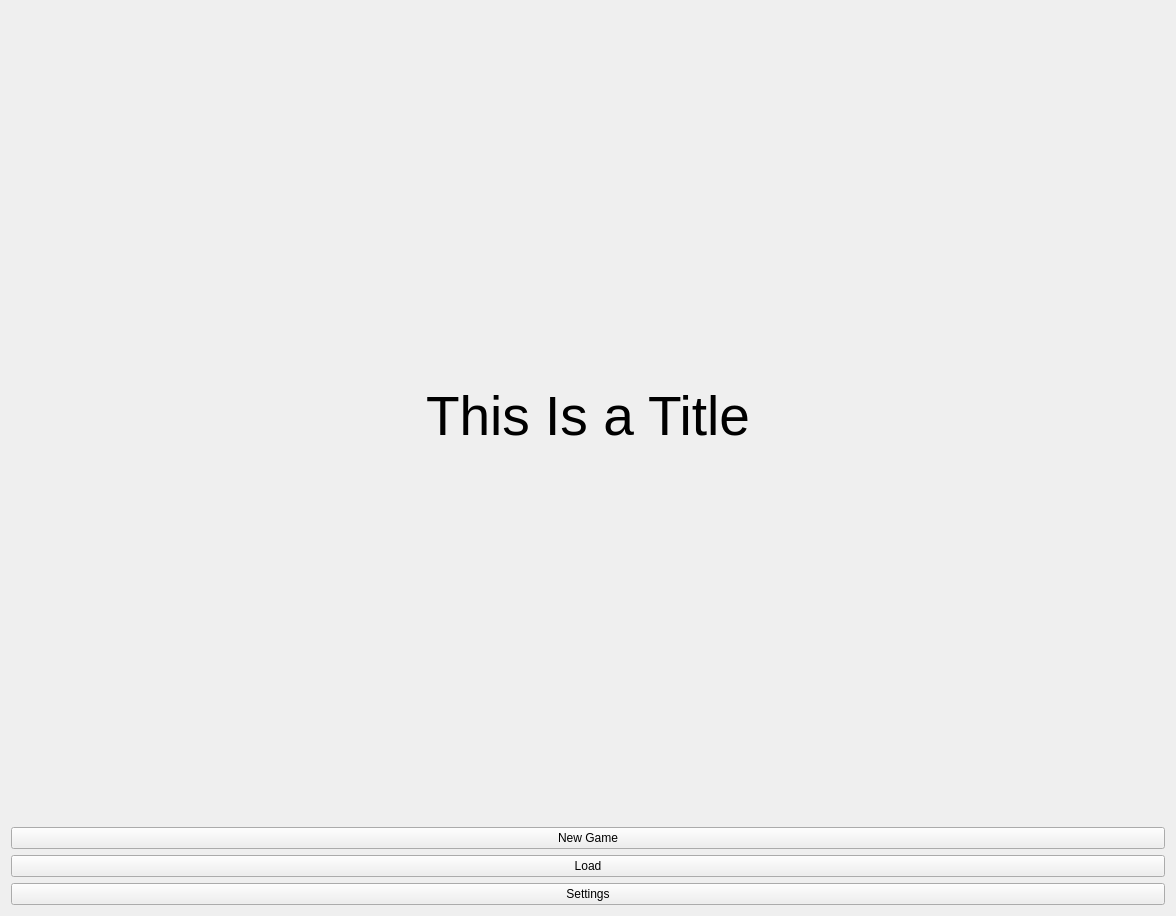
<?xml version="1.0" encoding="UTF-8"?>
<ui version="4.0">
 <class>MainMenu</class>
 <widget class="QWidget" name="MainMenu">
  <property name="geometry">
   <rect>
    <x>0</x>
    <y>0</y>
    <width>1176</width>
    <height>916</height>
   </rect>
  </property>
  <property name="windowTitle">
   <string>Form</string>
  </property>
  <layout class="QVBoxLayout" name="verticalLayout_2">
   <item>
    <widget class="QLabel" name="MainMenuTitle">
     <property name="font">
      <font>
       <pointsize>41</pointsize>
      </font>
     </property>
     <property name="text">
      <string>This Is a Title</string>
     </property>
     <property name="alignment">
      <set>Qt::AlignmentFlag::AlignCenter</set>
     </property>
    </widget>
   </item>
   <item>
    <layout class="QVBoxLayout" name="verticalLayout">
     <item>
      <widget class="QPushButton" name="NewGame">
       <property name="text">
        <string>New Game</string>
       </property>
      </widget>
     </item>
     <item>
      <widget class="QPushButton" name="Load">
       <property name="text">
        <string>Load</string>
       </property>
      </widget>
     </item>
     <item>
      <widget class="QPushButton" name="Settings">
       <property name="text">
        <string>Settings</string>
       </property>
      </widget>
     </item>
    </layout>
   </item>
  </layout>
 </widget>
 <resources/>
 <connections/>
</ui>
